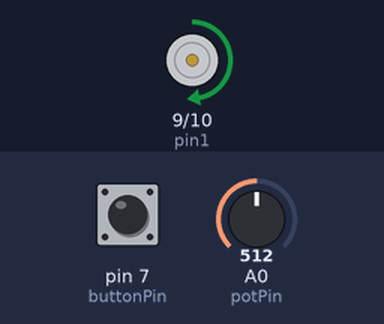
A sketch run on a simulated Arduino Uno, built with avr-gcc and run on an emulated ATmega328P. Parts: motor-driver pin pairs drawn as motors (green arrow = first pin HIGH = forward, orange = second pin HIGH = backward, longer = more drive). The test bench sets the inputs (shaded band); at power-on: A0 (potPin) = 512, pin 7 (buttonPin) LOW.

Above: at 1.2 s.
1.3 s: A0 (potPin) set to 716
At 2.1 s:
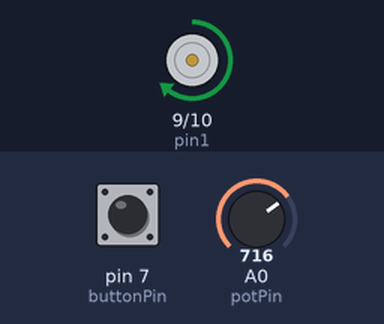
2.8 s: pin 7 (buttonPin) pulled HIGH for 0.15 s
At 2.87 s:
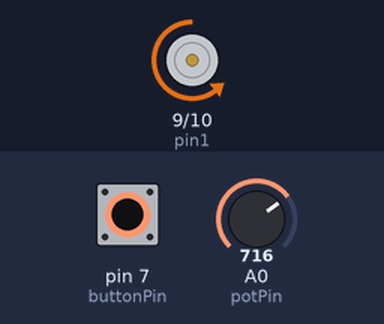
4.4 s: A0 (potPin) set to 900
At 4.7 s:
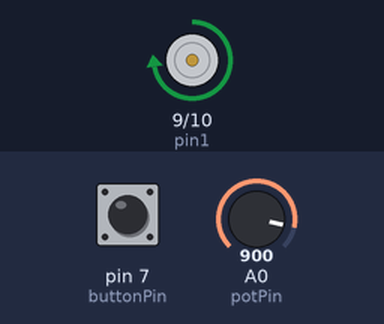
5.9 s: pin 7 (buttonPin) pulled HIGH for 1 s
At 6.7 s:
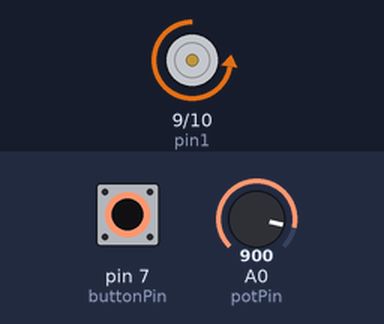
8.4 s: A0 (potPin) set to 122
At 8.7 s:
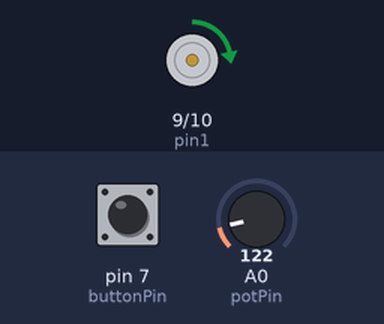
9.9 s: pin 7 (buttonPin) pulled HIGH for 0.15 s
At 10.5 s:
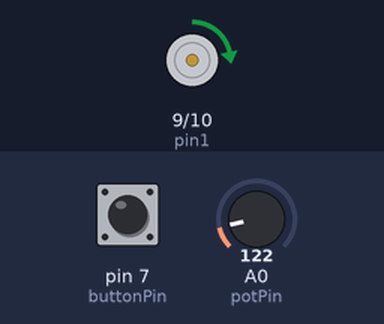
Timing chart, 0 to 12.5 s (numbered marks = the images above; inputs shaded):
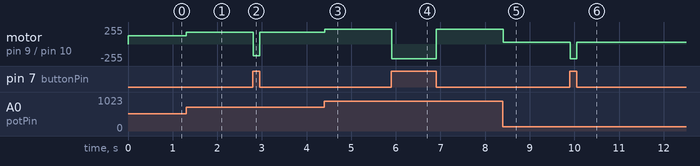

Measured:
- after the input at 1.3 s, motor on pin 9 (pin1) / pin 10 (pin2): forward 127/255 → forward 178/255 at once
- after the input at 2.8 s, motor on pin 9 (pin1) / pin 10 (pin2): forward 178/255 → backward 178/255 at once, → forward 178/255 0.15 s later
- after the input at 4.4 s, motor on pin 9 (pin1) / pin 10 (pin2): forward 178/255 → forward 224/255 at once
- after the input at 5.9 s, motor on pin 9 (pin1) / pin 10 (pin2): forward 224/255 → backward 224/255 at once, → forward 224/255 1.0 s later
- after the input at 8.4 s, motor on pin 9 (pin1) / pin 10 (pin2): forward 224/255 → forward 30/255 at once
- after the input at 9.9 s, motor on pin 9 (pin1) / pin 10 (pin2): forward 30/255 → backward 224/255 at once, → forward 30/255 0.14 s later

The sketch:

h_bridge_input.ino
```cpp
int pin1 = 9; //input1 to Hbridge
int pin2 = 10; //input2 to Hbridge
int buttonPin = 7; //variable for button input
int potPin = A0; // variable for analog input
int buttonState = 0; //variable for button state


void setup() {
  pinMode(pin1, OUTPUT); //Set the pin 9 to output
  pinMode(pin2, OUTPUT); //Set the pin 10 to output
  pinMode(buttonPin, INPUT); //Set the buttonpin to input
}

void loop() {

  buttonState = digitalRead(buttonPin); //read digital input from buttonPin
  int potInput = analogRead(potPin); // read analog input from potPin
  int motorOut = map(potInput, 0, 1023, 0, 255); // map the analog input value (0 to 1013) to analog output value (0 to 255)

  if (buttonState == HIGH){ //if button is pressed

    forward(motorOut,10); //call a function "foward" with argument for power(analog value) and duration

  }else{

     backward(motorOut,10); //call a function "backward" with argument for power and duration
  }

}

void forward (int power, int duration){

  digitalWrite(pin1, LOW); //set pin 9 to LOW
  analogWrite(pin2, power); //apply analog output 0-255 to pin 10
  delay(duration); //set how long the motor to spin
}

void backward (int power, int duration){

  digitalWrite(pin2, LOW); //set pin 10 to LOW
  analogWrite(pin1, power); //apply analog output 0-255 to pin 9
  delay(duration); //set how long the motor to spin
}

void still (int duration){

  digitalWrite(pin2, LOW); //set pin 10 to LOW
  digitalWrite(pin1, LOW); //set pin 9 to LOW
  delay(duration);  //set how long the motor to stay still
}
```
